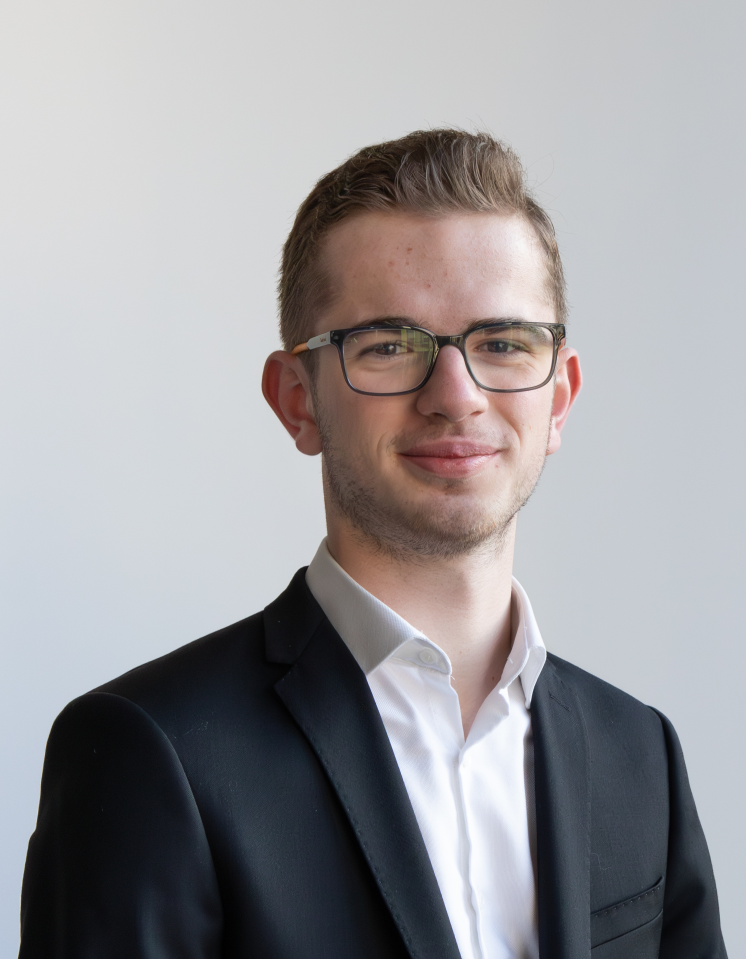
#> input picture assets/2023-11-30 JE Essec - SoP-25.jpg, 2238 x 2877 px (shown at 1/3 size); its folder holds only this picture in this run
$ python preview.py
#> lines starting #> are read from the running program, lines starting #| are printed output that depends on the picture
#> (reads preview_data.json from the repository)
### photo_assets.py
#!/usr/bin/env python3
"""
Résolution et compression de la photo CV depuis le dossier assets/.
Produit une version légère (photo_cv.jpg) pour le preview et le PDF.
"""

from pathlib import Path

ASSETS_DIR = "assets"
PHOTO_CV_NAME = "photo_cv.jpg"
PHOTO_NAMES = ("photo.jpg", "photo.jpeg", "photo.png", "photo.webp")
MAX_SIZE = 400  # max width/height en px pour le CV (affichage jusqu'à ~160px + rétina : 400 évite la pixelisation)
JPEG_QUALITY = 85


IMAGE_EXTENSIONS = (".jpg", ".jpeg", ".png", ".webp", ".gif")
PROFIL_PICTURE_TEMPLATE = "ProfilPicture - {{prenom}} {{nom}}"


def _find_source_photo(assets_dir: Path, prenom: str | None = None, nom: str | None = None) -> Path | None:
    """Retourne le chemin vers la photo source dans assets/ ou None.
    Cherche : photo.jpg/.png/etc., puis 'ProfilPicture - {prenom} {nom}' (avec/sans extension),
    puis 'ProfilPicture - {{prenom}} {{nom}}' (nom littéral, avec/sans extension), puis toute image.
    """
#> called with prenom = 'Marie', nom = 'Martin'
    if not assets_dir.is_dir():
        return None
    for name in PHOTO_NAMES:
        p = assets_dir / name
        if p.is_file():
            return p
    # ProfilPicture - Prenom Nom ou ProfilPicture - {{prenom}} {{nom}} (avec ou sans extension)
    candidates = []
    if prenom or nom:
        candidates.append(f"ProfilPicture - {(prenom or '').strip()} {(nom or '').strip()}")
    candidates.append(PROFIL_PICTURE_TEMPLATE)
    for base_name in candidates:
        if not base_name:
            continue
        for ext in ("",) + tuple(IMAGE_EXTENSIONS):
            p = assets_dir / (base_name + ext) if ext else assets_dir / base_name
            if p.is_file():
                return p
    for f in sorted(assets_dir.iterdir()):
        if f.suffix.lower() in IMAGE_EXTENSIONS:
            return f
    return None


def _compress_photo(source: Path, dest: Path) -> bool:
    """Redimensionne et compresse source vers dest (JPEG). Retourne True si ok."""
    try:
        from PIL import Image
    except ImportError:
        return False

    try:
        img = Image.open(source).convert("RGB")
#> img is the input picture: PIL image 2238x2877 RGB; mean R, G, B 155.4, 153.9, 156.7
    except Exception:
        return False

    w, h = img.size
#> w = 2238; h = 2877
    if w > MAX_SIZE or h > MAX_SIZE:
        ratio = min(MAX_SIZE / w, MAX_SIZE / h)
#> ratio = 0.139
        new_size = (int(w * ratio), int(h * ratio))
#> new_size = (311, 400)
        resample = getattr(Image, "Resampling", Image).LANCZOS
        img = img.resize(new_size, resample)
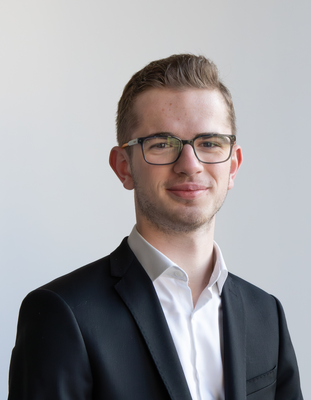
#> img: PIL image 311x400 RGB; mean R, G, B 155.4, 153.9, 156.7

    dest.parent.mkdir(parents=True, exist_ok=True)
    img.save(dest, "JPEG", quality=JPEG_QUALITY, optimize=True)
    return True


def ensure_compressed_photo(
    base_dir: Path,
    existing_photo_url: str | None = None,
    prenom: str | None = None,
    nom: str | None = None,
    *,
    allow_assets_fallback: bool = True,
) -> str | None:
    """
    Crée photo_cv.jpg à partir de la photo source dans assets/ si elle n'existe pas encore
    (ou si la source est plus récente). À appeler avant export ou preview.
    Retourne le path relatif (assets/photo_cv.jpg) à utiliser, ou None si pas de source.
    """
    return get_photo_url_for_cv(
        base_dir,
        existing_photo_url,
        prenom=prenom,
        nom=nom,
        allow_assets_fallback=allow_assets_fallback,
    )


def get_photo_url_for_cv(
    base_dir: Path,
    existing_photo_url: str | None,
    prenom: str | None = None,
    nom: str | None = None,
    *,
    allow_assets_fallback: bool = True,
) -> str | None:
    """
    Retourne l'URL/path de la photo à utiliser pour le CV.
    - Si existing_photo_url est une URL externe (http/https), on la retourne telle quelle.
    - Sinon on cherche dans assets/ (y compris ProfilPicture - {{prenom}} {{nom}} ou avec prenom/nom),
      on produit une version compressée (photo_cv.jpg) si besoin et on retourne le path.
    Retourne None si aucune photo à utiliser.
    Si allow_assets_fallback est False et qu'aucune URL/path explicite n'est fourni ou valide,
    on n'utilise pas une image « au hasard » dans assets/ (aperçu / PDF alignés sur le CV sans photo).
    """
    if existing_photo_url and (
        existing_photo_url.startswith("http://")
        or existing_photo_url.startswith("https://")
    ):
        return existing_photo_url

    assets_dir = base_dir / ASSETS_DIR
    source: Path | None = None

    if existing_photo_url and not existing_photo_url.startswith("http"):
        candidate = base_dir / existing_photo_url
        if candidate.is_file():
            return existing_photo_url

    if source is None and allow_assets_fallback:
        source = _find_source_photo(assets_dir, prenom=prenom, nom=nom)

    if source is None:
        return None

    dest = assets_dir / PHOTO_CV_NAME
    if dest.is_file() and dest.stat().st_mtime >= source.stat().st_mtime:
        return f"{ASSETS_DIR}/{PHOTO_CV_NAME}"

    if _compress_photo(source, dest):
        return f"{ASSETS_DIR}/{PHOTO_CV_NAME}"
    return f"{ASSETS_DIR}/{source.name}"

### preview.py
#!/usr/bin/env python3
"""
Génère preview.html à partir du template et de preview_data.json
pour visualiser le rendu dans un navigateur sans WeasyPrint.
Utilise la photo du dossier assets/ (compressée en photo_cv.jpg) si photo_url est vide.
"""

import json
import re
from pathlib import Path

from jinja2 import Environment, FileSystemLoader, select_autoescape

from photo_assets import ensure_compressed_photo, get_photo_url_for_cv


def main() -> None:
    base_dir = Path(__file__).resolve().parent
    data_path = base_dir / "preview_data.json"
    template_dir = base_dir
    output_path = base_dir / "preview.html"

    if not data_path.exists():
        print(f"Erreur : {data_path} introuvable.")
        return

    with open(data_path, encoding="utf-8") as f:
        data = json.load(f)

    ensure_compressed_photo(base_dir, data.get("photo_url"), data.get("prenom"), data.get("nom"))
    photo_url = get_photo_url_for_cv(base_dir, data.get("photo_url"), data.get("prenom"), data.get("nom"))
    if photo_url:
        data["photo_url"] = photo_url

    # Même contexte que generator.py pour le template (titre_professionnel_display, resume_display, experiences_for_display)
    import html as html_module
    def _strip_h_f(t):
        if not t or not isinstance(t, str):
            return t
        return re.sub(r"\s*\([HhFf]/[HhFf]\)", "", t).strip()
    data["titre_professionnel_display"] = html_module.escape(_strip_h_f(data.get("titre_professionnel") or ""))
    data["resume_display"] = html_module.escape(data.get("resume") or "")
    data["for_preview"] = True
    experiences_for_display = []
    for exp in (data.get("experiences") or [])[:6]:
        bullets = (exp.get("bullet_points") or [])[:2]
        experiences_for_display.append({**exp, "bullet_points": [{"text": b, "html": html_module.escape(b)} for b in bullets]})
    data["experiences_for_display"] = experiences_for_display

    env = Environment(
        loader=FileSystemLoader(str(template_dir)),
        autoescape=select_autoescape(("html", "xml")),
    )
    template = env.get_template("template.html")
    html = template.render(**data)

    output_path.write_text(html, encoding="utf-8")
    print(f"Preview généré : {output_path}")
    print("Ouvre ce fichier dans un navigateur pour voir le rendu.")


if __name__ == "__main__":
    main()
#> (the call stopped at in main, `env = Environment( loader=FileSystemLoader(str(template_dir)), autoesc..`: jinja2 is not available in this run)
